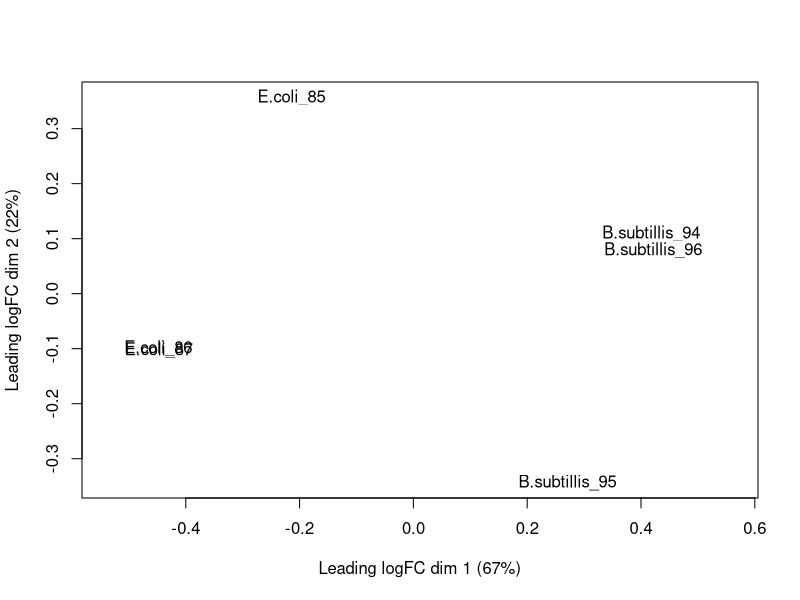
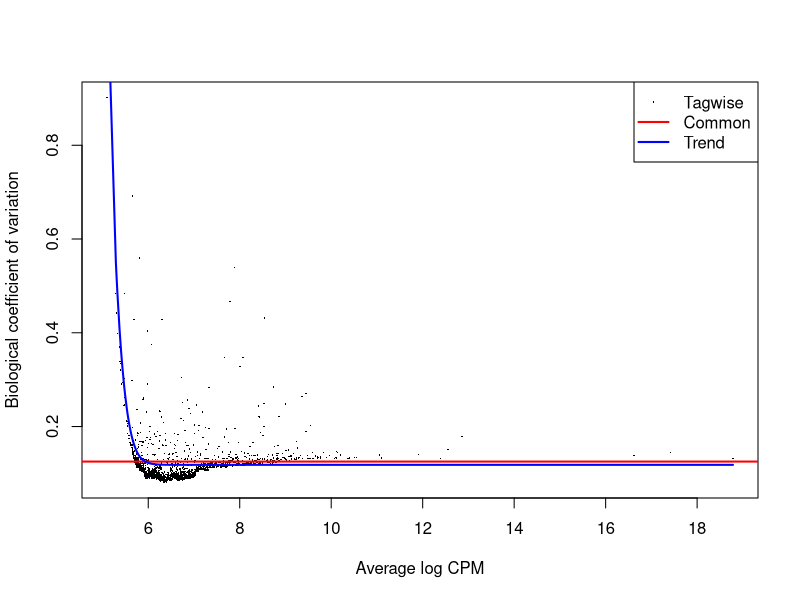
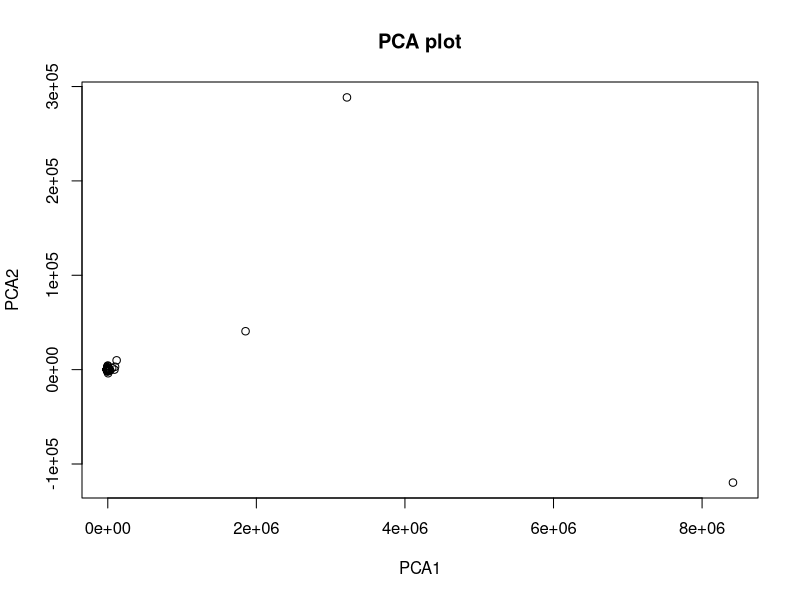

Generate these figures, in order, with R: (Note: this script raises an error after producing the figures.)
# source("http://bioconductor.org/biocLite.R")
# biocLite("edgeR")
# 
# install.packages("openxlsx")
# install.packages("ggplot2")

library(openxlsx)
library(edgeR)
library(ggplot2)
library(data.table)
library(grid)
library(gridExtra)

#Function to create countmatrix from seperate text files.
create_countmatrix <- function(){
  
  #Open all count files
  count85 <- (read.csv("counts_SRR5832185.txt", header = FALSE, sep = "\t"))
  count86 <- (read.csv("counts_SRR5832186.txt", header = FALSE, sep = "\t"))
  count87 <- (read.csv("counts_SRR5832187.txt", header = FALSE, sep = "\t"))
  
  count94 <- (read.csv("counts_SRR5832194.txt", header = FALSE, sep = "\t"))
  count95 <- (read.csv("counts_SRR5832195.txt", header = FALSE, sep = "\t"))
  count96 <- (read.csv("counts_SRR5832196.txt", header = FALSE, sep = "\t"))
  
  
  #split the chromosome and gene information
  split1 <- do.call(rbind ,strsplit(as.character(count85[,1]), ":", fixed = TRUE))
  split2 <- do.call(rbind ,strsplit(as.character(split1[,2]) , ".", fixed = TRUE))
  
  #Add chromosome and gene information  to count85 dataframe and removes old column
  count85 <- cbind(split2, count85)
  count85[,"V1"] <- NULL
  
  
  #creates count matrix 
  countMatrix <- do.call(cbind, list(count85, count86$V2, count87$V2, count94$V2, count95$V2, count96$V2))
  colnames(countMatrix) <- c("Chromosome", "Gene", "E.coli_85", "E.coli_86", "E.coli_87", "B.subtillis_94", "B.subtillis_95", "B.subtillis_96")
  
  write.csv(countMatrix ,"countMatrix.csv", row.names = FALSE)
  return(countMatrix)
}


filter_and_normalize <- function(countMatrix){
  # Create rownames
  rownames(countMatrix) <- countMatrix[,"Gene"]
  
  # create DGE list
  exp   <- c("E.coli", "E.coli", "E.coli", "B.subtillis", "B.subtillis", "B.subtillis")
  group <- factor(exp)
  y     <- DGEList(counts = countMatrix[,3:8], group = group)
  
  # select all genes with at least 50 counts per million (cpm) in two samples
  keep.genes <- rowSums(cpm(y) > 50) >= 2
  y <- y[keep.genes,]

  # recalculate the library size
  y$samples$lib.size <- colSums(y$counts)
  
  # normalization
  y <- calcNormFactors(y, method = "TMM")
  return(y)
}


dispersion <- function(y){
  # create design matrix (samples grouped by conditions)
  design <- model.matrix(~0+group, data = y$samples)
  colnames(design) <- levels(y$samples$group)
  
  # estimate dispersion
  y <- estimateGLMCommonDisp( y, design)
  y <- estimateGLMTrendedDisp(y, design, method = "power")
  y <- estimateGLMTagwiseDisp(y, design)
  
  #create PCA plot
  df <- as.data.frame(y$counts)
  df_pca <- prcomp(df)
  
  #create new dataframe to revise pca plot
  df_out <- as.data.frame(df_pca$x)
  exp    <- c("E.coli", "E.coli", "E.coli", "B.subtillis", "B.subtillis", "B.subtillis")
  df_out$exp <- sapply(strsplit(row.names(df), "_"), "[[", 1 )
  
  p <- ggplot(df_out,aes(x=PC1,y=PC2, color=exp ))
  p <- p+geom_point()
  
  # plot normalized data
  pdf("Normalization_Results.pdf") 
  plotMDS(y)
  plotBCV(y)
  plot(df_pca$x[,1], df_pca$x[,2], main="PCA plot",
       xlab="PCA1",ylab="PCA2")

  dev.off()
  
  return(design)
}

# Determine differentially expressed genes
determine_sig_genes <- function(design){
  fit <- glmFit(y, design)
  mc  <- makeContrasts(exp.r=E.coli-B.subtillis, levels = design)
  fit <- glmLRT(fit, contrast = mc)
  res <- topTags(fit, n = 100000, p.value = 0.05)
  result_df <- as.data.frame(topTags(fit, n = 100000, p.value = 0.05))
  
  #write csv file 
  write.csv(res ,"diff_expressed_genes.csv", row.names = TRUE)

  return(res)
}

#creates a text file out of a csv file. 
create_gsea_input <- function(res){ 
  subSet <<- as.data.frame(res[,4:5])
  setDT(subSet, keep.rownames = TRUE)[]
  
  write.table(subSet, "gsea_input.txt", sep = "\t", row.names = FALSE)
}


main <- function(){
  countMatrix <- create_countmatrix()
  y <- filter_and_normalize(countMatrix)
  design <- dispersion(y)
  res <- determine_sig_genes(design)
  create_gsea_input(res)
}

main()
